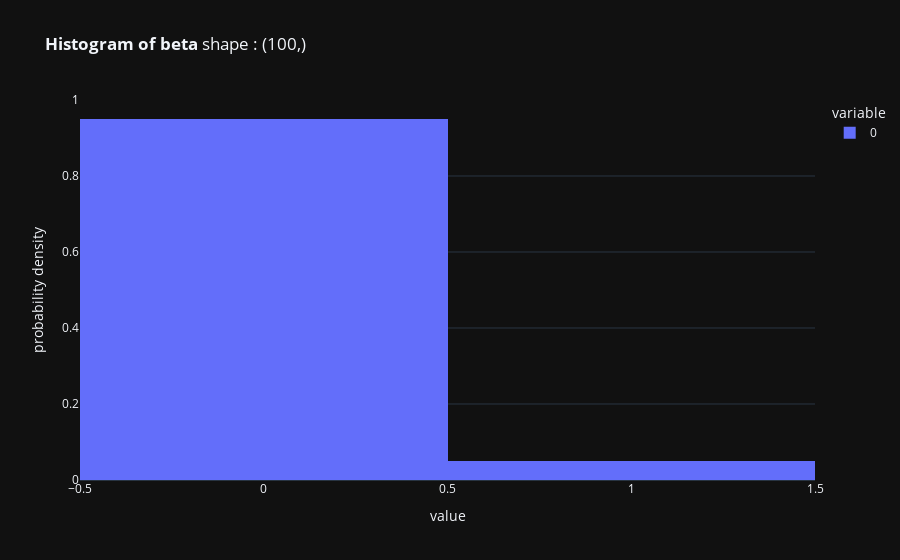
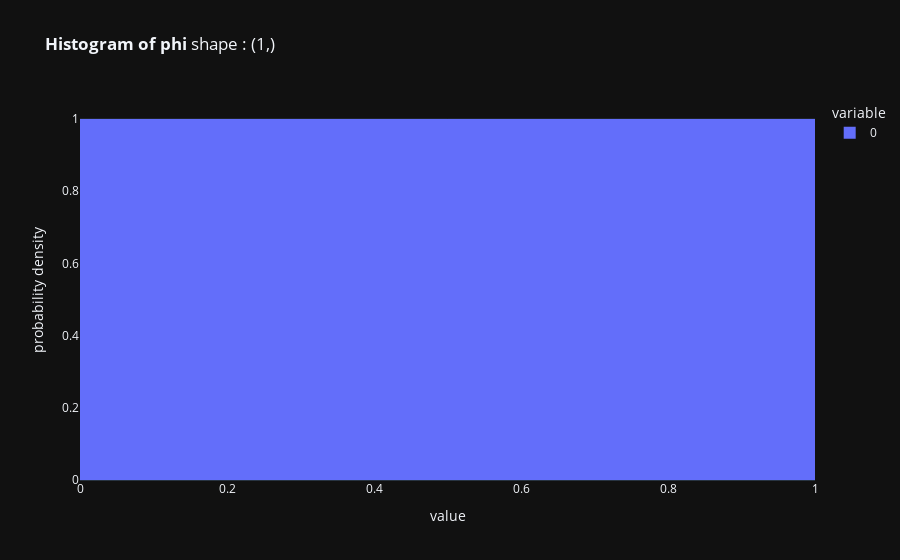
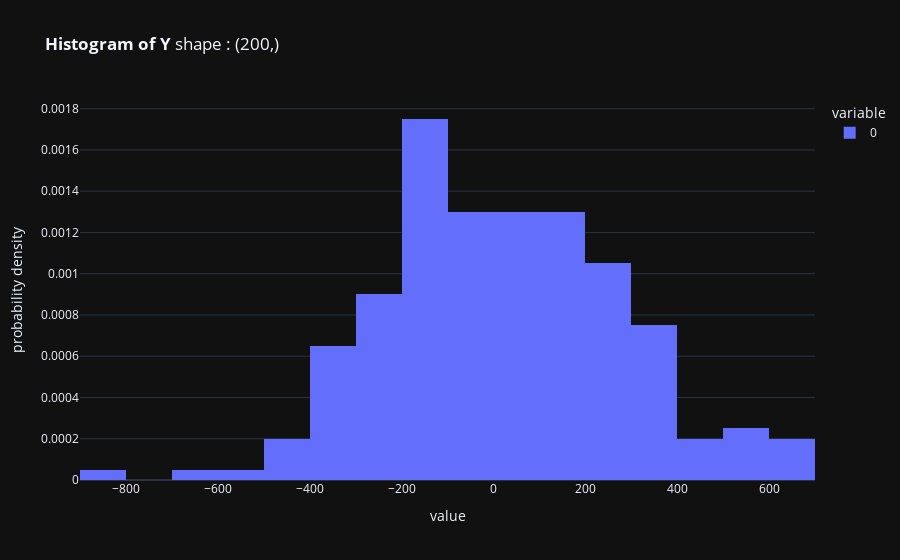
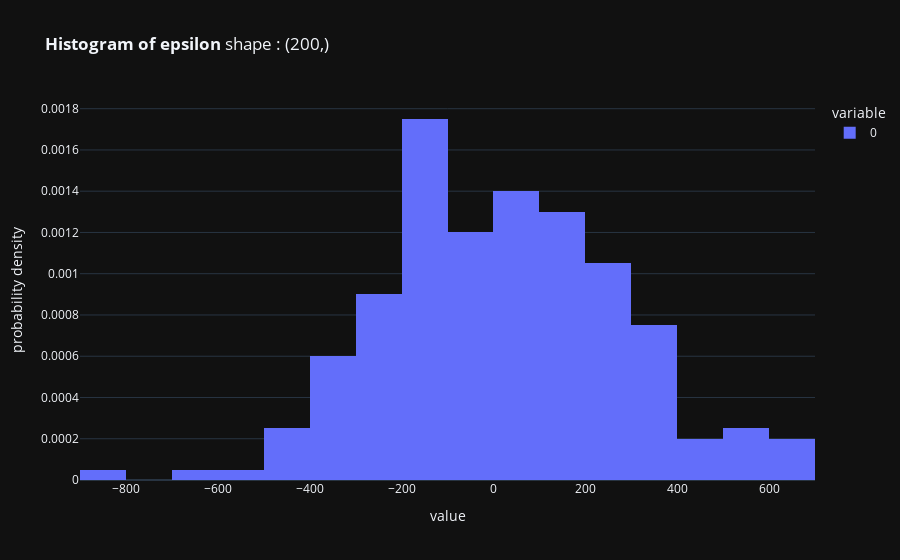

Notebook code cell kept with these figures, in order:
### Code cell
dct = init_parameters(seed,T,k,l,rho,s,Ry,a,b,A,B)

for scalar in ["q", "gamma2", "vx", "R2", "sigma2"]:
    value = dct[scalar]
    print(f"{scalar}={value}\n")

for mat in ["beta", "phi", "Y", "epsilon", "X", "U"]:
    value = dct[mat]
    fig = px.histogram(value, histnorm='probability density', title = f"<b>Histogram of {mat}</b> shape : {value.shape} ", template="plotly_dark")
    fig.show()

### Figure 1 — Plotly figure (JSON) as saved in the notebook; plotly's stock layout.template omitted (floating-point values rounded to 4 significant figures)
{"data": [{"alignmentgroup": "True", "bingroup": "x", "histnorm": "probability density", "hovertemplate": "variable=0<br>value=%{x}<br>probability density=%{y}<extra></extra>", "legendgroup": "0", "marker": {"color": "#636efa", "pattern": {"shape": ""}}, "name": "0", "offsetgroup": "0", "orientation": "v", "showlegend": true, "type": "histogram", "x": [0, 0, 0, 0, 0, 1, 0, 0, 0, 1, 0, 0, 0, 0, 0, 1, 0, 0, 0, 0, 0, 0, 0, 0, 0, 0, 0, 0, 0, 0, 0, 0, 0, 0, 0, 0, 0, 0, 0, 0, 0, 0, 0, 0, 0, 0, 0, 0, 0, 0, 0, 1, 0, 0, 0, 0, 0, 0, 0, 0, 0, 0, 0, 0, 0, 0, 0, 0, 0, 0, 0, 0, 0, 0, 0, 0, 0, 0, 0, 0, 0, 0, 0, 0, 0, 0, 0, 0, 0, 0, 0, 0, 0, 0, 0, 0, 0, 0, 0, 1], "xaxis": "x", "yaxis": "y"}], "layout": {"barmode": "relative", "legend": {"title": {"text": "variable"}, "tracegroupgap": 0}, "title": {"text": "<b>Histogram of beta</b> shape : (100,) "}, "xaxis": {"anchor": "y", "domain": [0, 1], "title": {"text": "value"}}, "yaxis": {"anchor": "x", "domain": [0, 1], "title": {"text": "probability density"}}}}

### Figure 2 — Plotly figure (JSON) as saved in the notebook; plotly's stock layout.template omitted (floating-point values rounded to 4 significant figures)
{"data": [{"alignmentgroup": "True", "bingroup": "x", "histnorm": "probability density", "hovertemplate": "variable=0<br>value=%{x}<br>probability density=%{y}<extra></extra>", "legendgroup": "0", "marker": {"color": "#636efa", "pattern": {"shape": ""}}, "name": "0", "offsetgroup": "0", "orientation": "v", "showlegend": true, "type": "histogram", "x": [0.7713], "xaxis": "x", "yaxis": "y"}], "layout": {"barmode": "relative", "legend": {"title": {"text": "variable"}, "tracegroupgap": 0}, "title": {"text": "<b>Histogram of phi</b> shape : (1,) "}, "xaxis": {"anchor": "y", "domain": [0, 1], "title": {"text": "value"}}, "yaxis": {"anchor": "x", "domain": [0, 1], "title": {"text": "probability density"}}}}

### Figure 3 — Plotly figure (JSON) as saved in the notebook; plotly's stock layout.template omitted (floating-point values rounded to 4 significant figures; data arrays with more than 128 entries replaced by an {"elided": "..."} marker saying what was removed)
{"data": [{"alignmentgroup": "True", "bingroup": "x", "histnorm": "probability density", "hovertemplate": "variable=0<br>value=%{x}<br>probability density=%{y}<extra></extra>", "legendgroup": "0", "marker": {"color": "#636efa", "pattern": {"shape": ""}}, "name": "0", "offsetgroup": "0", "orientation": "v", "showlegend": true, "type": "histogram", "x": {"elided": "200 float values"}, "xaxis": "x", "yaxis": "y"}], "layout": {"barmode": "relative", "legend": {"title": {"text": "variable"}, "tracegroupgap": 0}, "title": {"text": "<b>Histogram of Y</b> shape : (200,) "}, "xaxis": {"anchor": "y", "domain": [0, 1], "title": {"text": "value"}}, "yaxis": {"anchor": "x", "domain": [0, 1], "title": {"text": "probability density"}}}}

### Figure 4 — Plotly figure (JSON) as saved in the notebook; plotly's stock layout.template omitted (floating-point values rounded to 4 significant figures; data arrays with more than 128 entries replaced by an {"elided": "..."} marker saying what was removed)
{"data": [{"alignmentgroup": "True", "bingroup": "x", "histnorm": "probability density", "hovertemplate": "variable=0<br>value=%{x}<br>probability density=%{y}<extra></extra>", "legendgroup": "0", "marker": {"color": "#636efa", "pattern": {"shape": ""}}, "name": "0", "offsetgroup": "0", "orientation": "v", "showlegend": true, "type": "histogram", "x": {"elided": "200 float values"}, "xaxis": "x", "yaxis": "y"}], "layout": {"barmode": "relative", "legend": {"title": {"text": "variable"}, "tracegroupgap": 0}, "title": {"text": "<b>Histogram of epsilon</b> shape : (200,) "}, "xaxis": {"anchor": "y", "domain": [0, 1], "title": {"text": "value"}}, "yaxis": {"anchor": "x", "domain": [0, 1], "title": {"text": "probability density"}}}}
